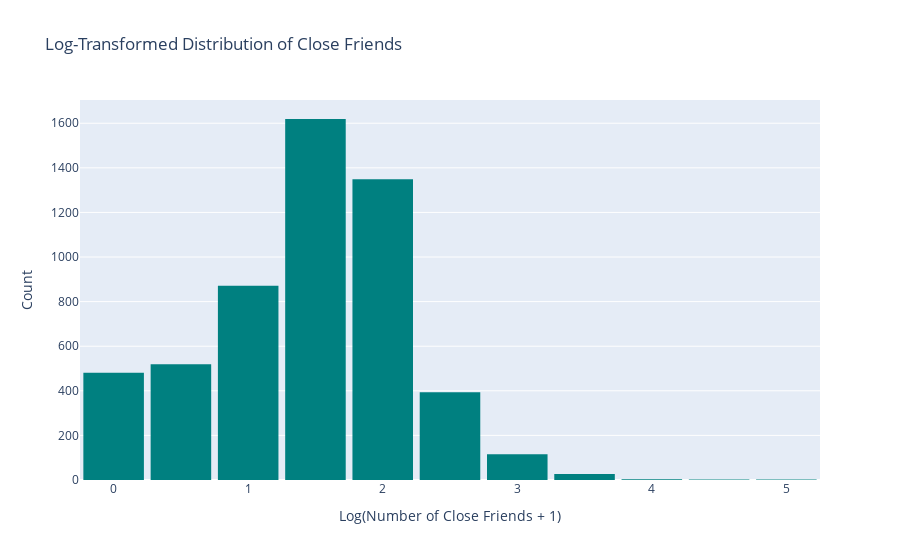

Source (notebook cell):
### Code cell
import numpy as np
import plotly.express as px

# Drop rows with NaN values in CONNECTION_social_num_close_friends
filtered_df = df_2.dropna(subset=['CONNECTION_social_num_close_friends']).copy()

# Apply log transformation
filtered_df['Log_Close_Friends'] = np.log1p(filtered_df['CONNECTION_social_num_close_friends'])  # log(1 + x) to handle 0s

# Create the histogram for log-transformed data
fig = px.histogram(
    filtered_df,
    x='Log_Close_Friends',
    title='Log-Transformed Distribution of Close Friends',
    labels={'Log_Close_Friends': 'Log(Number of Close Friends + 1)'},
    nbins=15,  # Adjust bin size
    color_discrete_sequence=['teal']
)

# Customize layout
fig.update_layout(
    xaxis_title='Log(Number of Close Friends + 1)',
    yaxis_title='Count',
    bargap=0.1
)

# Show the plot
fig.show()

### Figure 1 — Plotly figure (JSON) as saved in the notebook; plotly's stock layout.template omitted (floating-point values rounded to 4 significant figures; data arrays with more than 128 entries replaced by an {"elided": "..."} marker saying what was removed)
{"data": [{"alignmentgroup": "True", "bingroup": "x", "hovertemplate": "Log(Number of Close Friends + 1)=%{x}<br>count=%{y}<extra></extra>", "legendgroup": "", "marker": {"color": "teal", "pattern": {"shape": ""}}, "name": "", "nbinsx": 15, "offsetgroup": "", "orientation": "v", "showlegend": false, "type": "histogram", "x": {"elided": "5383 float values"}, "xaxis": "x", "yaxis": "y"}], "layout": {"autosize": true, "bargap": 0.1, "barmode": "relative", "legend": {"tracegroupgap": 0}, "title": {"text": "Log-Transformed Distribution of Close Friends"}, "xaxis": {"anchor": "y", "autorange": true, "domain": [0, 1], "range": [-0.25, 5.25], "title": {"text": "Log(Number of Close Friends + 1)"}, "type": "linear"}, "yaxis": {"anchor": "x", "autorange": true, "domain": [0, 1], "range": [0, 1704.0], "title": {"text": "Count"}}}}
